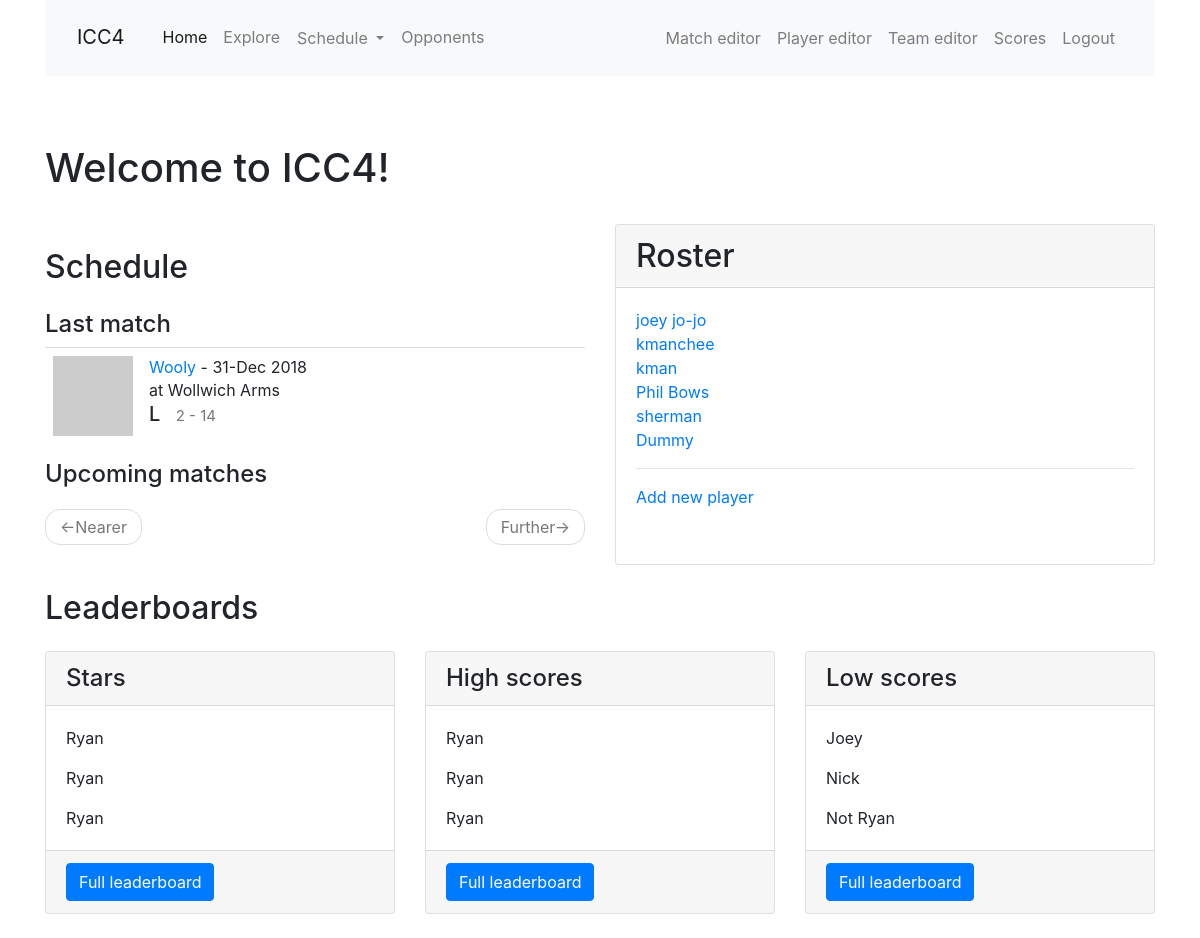
The page /index on the database as committed earlier.
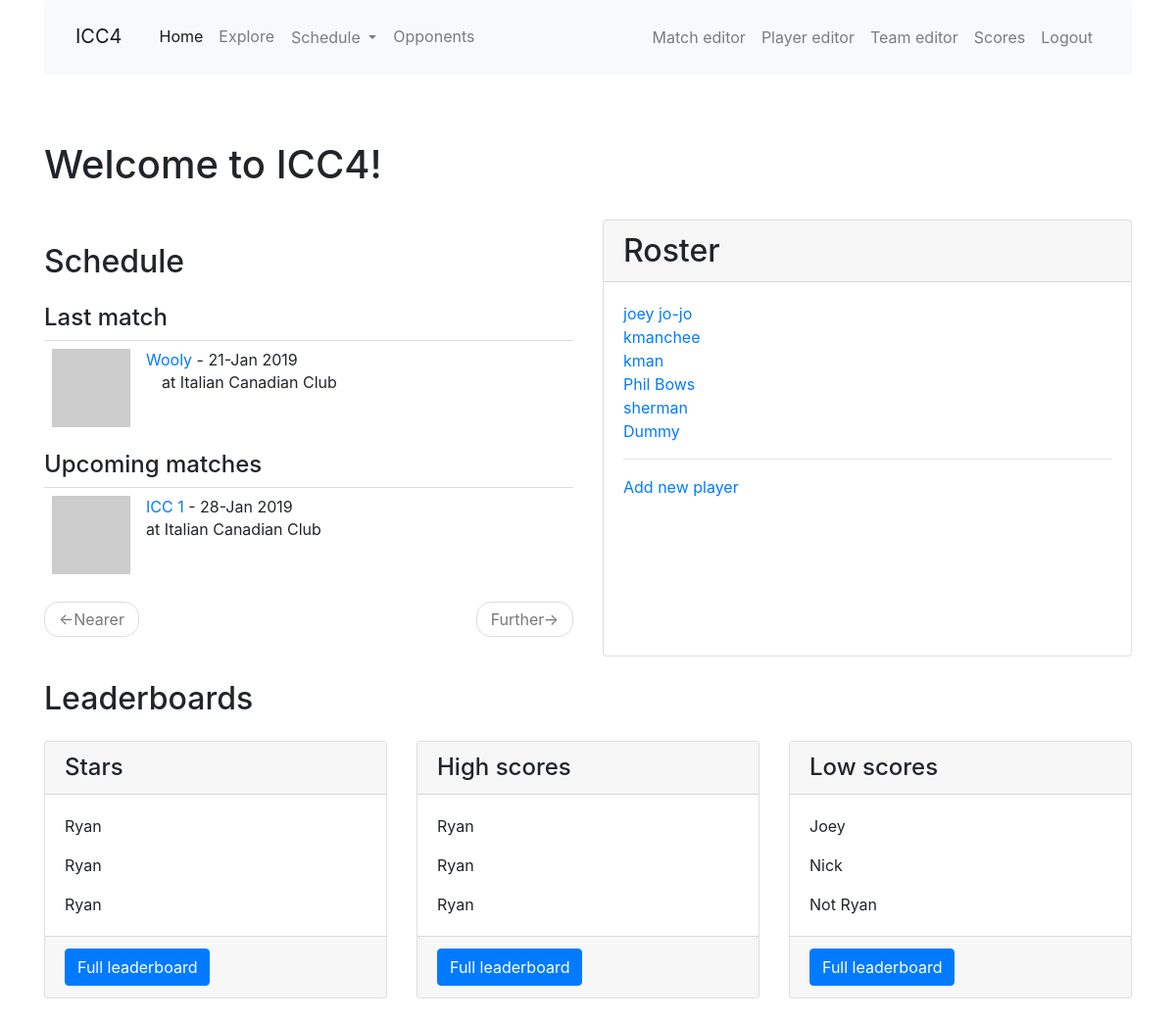
The same page on the database as committed later.
### app/models.py (models this page shows, shortened)
class Match(db.Model):
    id = db.Column(db.Integer, primary_key=True)
    opponent_id = db.Column(db.Integer, db. ForeignKey('team.id'))
    opponent = db.relationship('Team', back_populates='matches')
    date = db.Column(db.Date, index=True, default=date.today())
    location = db.Column(db.String(64))
    home_away = db.Column(db.String(32), index=True)
    match_type = db.Column(db.String(32), index=True)
    games = db.relationship('Game', back_populates='match', lazy='dynamic')
    team_score = db.Column(db.Integer, index=True)
    opponent_score = db.Column(db.Integer, index=True)
    win = db.Column(db.Boolean, index=True, default=None)
    match_summary = db.Column(db.String(512))
    food = db.Column(db.String(128))
    high_scores = db.relationship('HighScore', back_populates='match', lazy='dynamic')
    low_scores = db.relationship('LowScore', back_populates='match', lazy='dynamic')
    @hybrid_property
    def season(self):
        return season_from_date(self.date)

class Team(db.Model):
    id = db.Column(db.Integer, primary_key=True)
    name = db.Column(db.String(64), index=True, unique=True)
    home_location = db.Column(db.String(64), index=True)
    address = db.Column(db.String(128), index=True)
    matches = db.relationship('Match', back_populates='opponent', lazy='dynamic')
    def avatar(self, size):
        digest = md5(self.name.lower().encode('utf-8')).hexdigest()
        return 'https://www.gravatar.com/avatar/{}?d=identicon&s={}'.format(
            digest, size)

class Player(db.Model):
    id = db.Column(db.Integer, primary_key=True)
    nickname = db.Column(db.String(64), index=True, unique=True)
    first_name = db.Column(db.String(64), index=True)
    last_name = db.Column(db.String(64), index=True)
    games = association_proxy('games_association', 'game')
    last_match_id = db.Column(db.Integer, db.ForeignKey('match.id'))
    last_match = db.relationship('Match', foreign_keys=[last_match_id])
    first_match_id = db.Column(db.Integer, db.ForeignKey('match.id'))
    first_match = db.relationship('Match', foreign_keys=[first_match_id])
    high_scores = db.relationship('HighScore', back_populates='player', lazy='dynamic')
    low_scores = db.relationship('LowScore', back_populates='player', lazy='dynamic')

### app/main/routes.py (the view)
@bp.route('/', methods=['GET', 'POST'])
@bp.route('/index', methods=['GET', 'POST'])
def index():
    all_players = Player.query.all()
    page = request.args.get('page', 1, type=int)
    last_match = Match.query.filter(Match.date<date.today()).order_by(Match.date.desc()).first()
    schedule = Match.query.filter(Match.date>=date.today()).order_by(Match.date).paginate(
        page, current_app.config['MATCH_PER_PAGE'], False)
    next_url = url_for('main.index', page=schedule.next_num) \
        if schedule.has_next else None
    prev_url = url_for('main.index', page=schedule.prev_num) \
        if schedule.has_prev else None
    return render_template('index.html', title=None,
        schedule=schedule.items, next_url=next_url, prev_url=prev_url,
        all_players=all_players, last_match=last_match)

### app/templates/index.html
{% extends "base.html" %}
{% import 'bootstrap/wtf.html' as wtf %}
{% block app_content %}
  <h1>Welcome to ICC4!</h1>
  <br>
  <div class="row">
    <div class="col-md-6">
    <h2 class="my-4">Schedule</h2>
    <h4>Last match</h4>
    {% with match = last_match %}
      {% include '_match.html' %}
    {% endwith %}
    <h4>Upcoming matches</h4>
    {% for match in schedule %}
      {% include '_match.html' %}
    {% endfor %}
      <nav aria-label="...">
      <ul class="pager">
        <li class="previous{% if not prev_url %} disabled{% endif %}">
          <a href="{{ prev_url or '#' }}">
            <span aria-hidden="true">&larr;</span>Nearer
          </a>
        </li>
        <li class="next{% if not next_url %} disabled{% endif %}">
          <a href="{{ next_url or '#' }}">
            Further<span aria-hidden="true">&rarr;</span>
          </a>
        </li>
      </ul>
    </nav>
    </div>
    <div class="col-md-6">
      <div class="card h-100">
          <h2 class="card-header">Roster</h2>
          <div class="card-body">
            <ul class="list-unstyled">
            {% for p in all_players %}
            <li><a href="{{ url_for('main.player', nickname=p.nickname) }}">{{ p.nickname }}</a></li>
            {% endfor %}
            </ul>
            <hr>
            <a href="{{ url_for('main.player_edit') }}">Add new player</a>
          </div>
        </div>
  </div>
  <br>
  <div class="container">
    <h2 class="my-4">Leaderboards</h2>
    <div class="row">
      <div class="col-lg-4 mb-4">
        <div class="card h-100">
          <h4 class="card-header">Stars</h4>
          <div class="card-body">
            <p class="card-text">Ryan</p>
            <p class="card-text">Ryan</p>
            <p class="card-text">Ryan</p>
          </div>
          <div class="card-footer">
            <a href="#" class="btn btn-primary">Full leaderboard</a>
          </div>
        </div>
      </div>
      <div class="col-lg-4 mb-4">
        <div class="card h-100">
          <h4 class="card-header">High scores</h4>
          <div class="card-body">
            <p class="card-text">Ryan</p>
            <p class="card-text">Ryan</p>
            <p class="card-text">Ryan</p>
          </div>
          <div class="card-footer">
            <a href="#" class="btn btn-primary">Full leaderboard</a>
          </div>
        </div>
      </div>
      <div class="col-lg-4 mb-4">
        <div class="card h-100">
          <h4 class="card-header">Low scores</h4>
          <div class="card-body">
            <p class="card-text">Joey</p>
            <p class="card-text">Nick</p>
            <p class="card-text">Not Ryan</p>
          </div>
          <div class="card-footer">
            <a href="#" class="btn btn-primary">Full leaderboard</a>
          </div>
        </div>
      </div>
    </div>
  </div>
{% endblock %}

### app/templates/_match.html
<table class="table table-hover">
  <tr>
    <td width="70px">
      <a href="{{ url_for('main.match_edit', id=match.id) }}">
        <img src="{{ match.opponent.avatar(70) }}">
      </a>
    </td>
    <td>
      <a href="{{ url_for('main.opponent', id=match.opponent_id) }}">
        {{ match.opponent.name }}
      </a>
       - {{ match.date.strftime('%d-%b %Y') }}
      <br>
      {% if match.home_away == 'away' %}
      at {{ match.opponent.home_location }}
      {% else %}
      &emsp;at Italian Canadian Club
      {% endif %}
      {% if match.win != None %}
      <h5>{% if match.win == True %}W{% else %}L{% endif %}&ensp;
      <small>{{ match.team_score }} - {{ match.opponent_score }}</small>
      </h5>
      {% endif %}
      </td>
  </tr>
</table>

Rows that differ between the two databases and show on the page:
no longer on this page (row edited): Match: date "31-Dec 2018", team_score "2", opponent_score "14"
shown differently, row unchanged: Team "Wooly": opponent.home_location "Wollwich Arms" → (not shown)
added Match: date "21-Jan 2019"
added Match: opponent.name "ICC 1", date "28-Jan 2019", opponent.home_location "Italian Canadian Club"
Other text that changed with them:
text no longer shown: "at L -"
text now shown: "at Italian Canadian Club"
